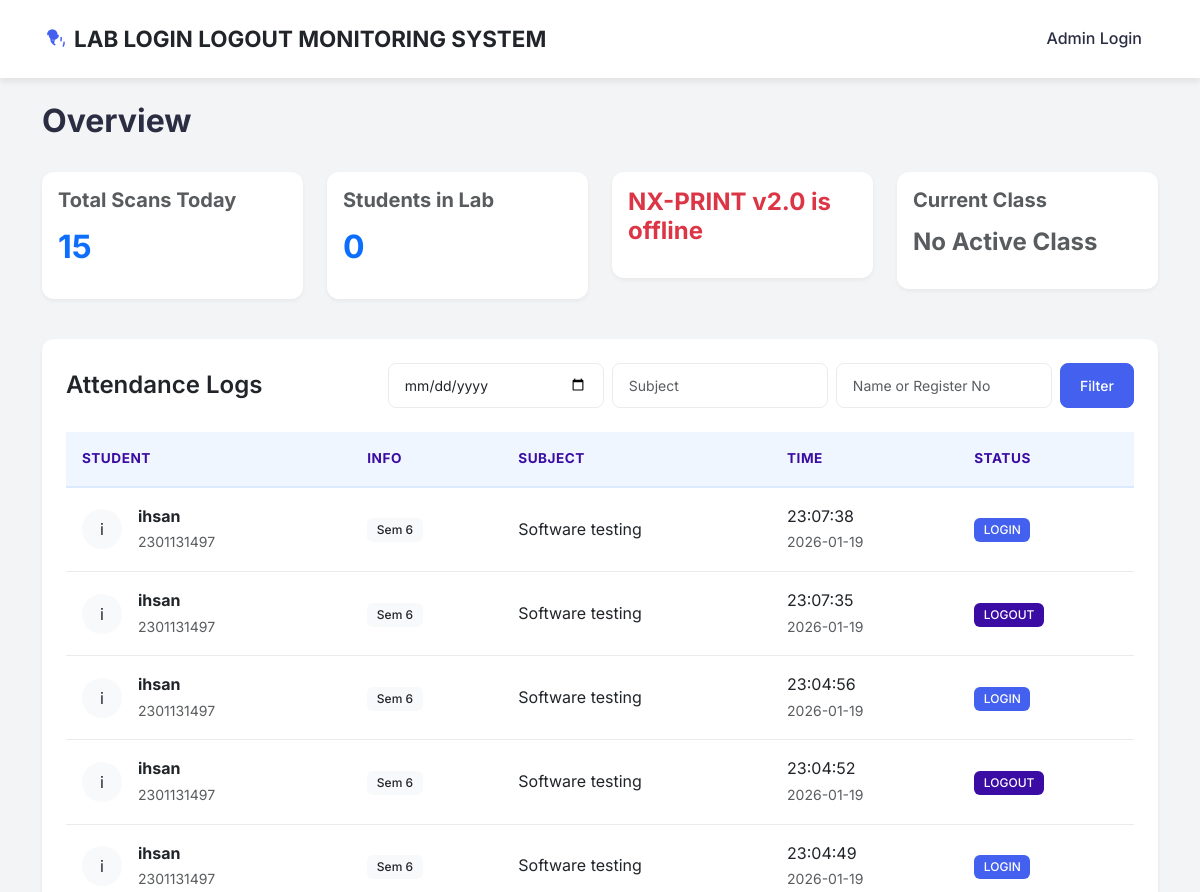
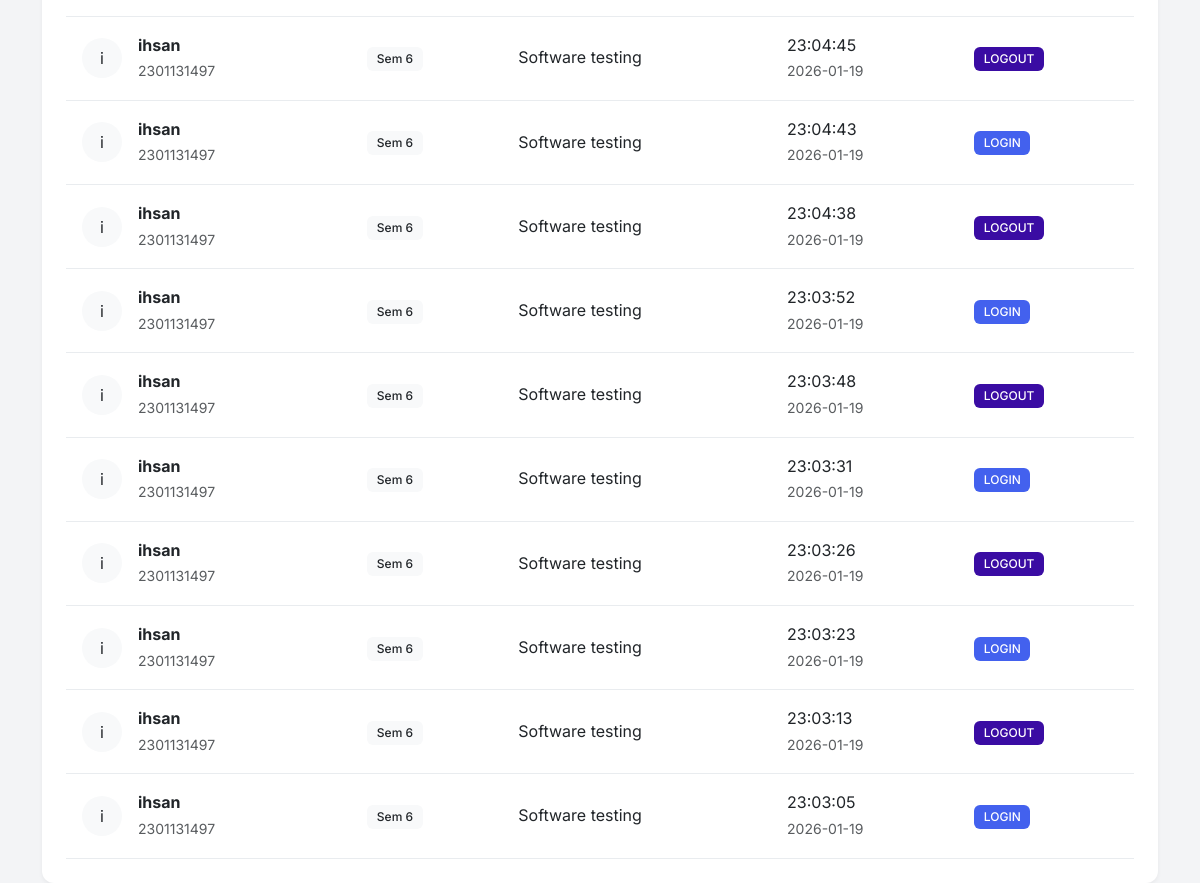
Page /dashboard on the earlier database version (2 pictures, top to bottom).
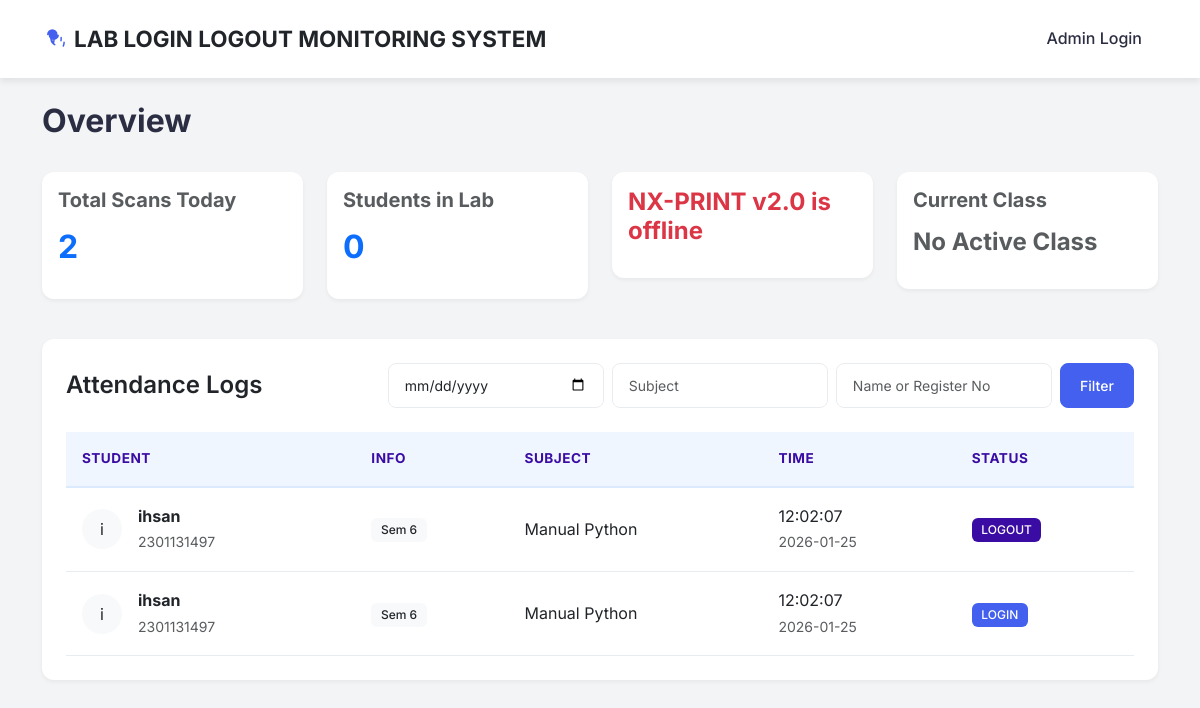
Same page on the later database version.
### database.py (models this page shows, shortened)
class Attendance(db.Model):
    id = db.Column(db.Integer, primary_key=True)
    student_id = db.Column(db.Integer, db.ForeignKey('student.id'), nullable=False)
    timestamp = db.Column(db.DateTime, default=datetime.now)
    status = db.Column(db.String(20), nullable=False) # LOGIN or LOGOUT
    subject = db.Column(db.String(100), nullable=False) # Subject name at time of scan
    student = db.relationship('Student', backref=db.backref('attendance_records', lazy=True, cascade="all, delete-orphan"))

class Student(db.Model):
    id = db.Column(db.Integer, primary_key=True)
    name = db.Column(db.String(100), nullable=False)
    roll_no = db.Column(db.String(20), unique=True, nullable=False)
    semester = db.Column(db.String(10), nullable=False, default="1") # Added Semantic
    fingerprint_id = db.Column(db.Integer, unique=True, nullable=False)

### app.py (the view, shortened to what this page needs)
@app.route('/dashboard')
def public_dashboard():
    date_filter = request.args.get('date')
    subject_filter = request.args.get('subject')
    search_query = request.args.get('search')
    query = Attendance.query.join(Student)
    if subject_filter:
        query = query.filter(Attendance.subject.ilike(f"%{subject_filter}%"))
    if not (date_filter or subject_filter or search_query):
        recent_logs = query.order_by(Attendance.timestamp.desc()).limit(50).all()
        latest_global = Attendance.query.order_by(Attendance.id.desc()).first()
        last_id = latest_global.id if latest_global else 0
    else:
        recent_logs = query.order_by(Attendance.timestamp.desc()).all()
        latest_global = Attendance.query.order_by(Attendance.id.desc()).first()
        last_id = latest_global.id if latest_global else 0
    active_count = get_active_student_count()
    current_classes = get_all_current_classes()
    return render_template('dashboard.html', logs=recent_logs, active_count=active_count, last_id=last_id, current_classes=current_classes)

### app.py (called while the page is built)
@app.context_processor
def inject_device_status():
    is_connected = (time.time() - last_heartbeat_time) < 5
    return dict(is_device_connected=is_connected, manual_class=manual_class_status)

def get_active_student_count():
    today_start = datetime.combine(date.today(), datetime.min.time())
    subquery = db.session.query(
        Attendance.student_id,
        func.max(Attendance.timestamp).label('max_time')
    ).filter(Attendance.timestamp >= today_start).group_by(Attendance.student_id).subquery()
    count = db.session.query(Attendance).join(
        subquery,
        (Attendance.student_id == subquery.c.student_id) &
        (Attendance.timestamp == subquery.c.max_time)
    ).filter(Attendance.status == 'LOGIN').count()
    return count
    return count

def get_all_current_classes():
    now = datetime.now()
    current_day = calendar.day_name[now.weekday()] # e.g., "Monday"
    current_time = now.strftime("%H:%M") # e.g., "09:30"
    classes = Timetable.query.filter(
        Timetable.day == current_day,
        Timetable.start_time <= current_time,
        Timetable.end_time >= current_time
    ).all()
    return classes

@app.context_processor
def inject_manual_status():
    return dict(manual_session=manual_session)

### templates/dashboard.html (shortened to what this page needs)
{% extends 'base.html' %}
{% block content %}
<div class="row mb-4">
    <div class="col-md-12">
        <div class="d-flex justify-content-between align-items-center mb-3">
            <h2>Overview</h2>
        </div>
        <div class="row">
            <div class="col-md-3">
                <div class="card p-3 mb-3">
                    <h5 class="text-muted">Total Scans Today</h5>
                    <h2 class="fw-bold text-primary">{{ logs|length }}</h2>
                </div>
            </div>
            <div class="col-md-3">
                <div class="card p-3 mb-3">
                    <h5 class="text-muted">Students in Lab</h5>
                    <h2 class="fw-bold text-primary">{{ active_count }}</h2>
                </div>
            </div>
            <div class="col-md-3">
                <div class="card p-3 mb-3 border-primary">
                    {% if is_device_connected %}
                    <div class="d-flex align-items-center justify-content-center">
                        <h4 class="fw-bold text-success mb-0" id="lcd-status">Online</h4>
                        <div class="fingerprint-wrapper" id="fingerprint-anim">
                            <i class="bi bi-fingerprint fingerprint-icon fingerprint-neutral"></i>
                            <i class="bi bi-x-circle-fill error-badge"></i>
                            <i class="bi bi-check-circle-fill success-badge"></i>
                        </div>
                    </div>
                    {% else %}
                    <h4 class="fw-bold text-danger" id="lcd-status">NX-PRINT v2.0 is offline</h4>
                    {% endif %}
                </div>
            </div>
            <div class="col-md-3">
                <div class="card p-3 mb-3">
                    <h5 class="text-muted">Current Class</h5>
                    {% if manual_session.active and manual_session.semester %}
                    <div class="alert alert-warning p-2 mb-2">
                        <i class="bi bi-exclamation-triangle-fill"></i> Manual Override
                    </div>
                    <div class="mb-1 border-bottom pb-1">
                        <h6 class="fw-bold text-primary mb-0" style="font-size: 1rem;">{{ manual_session.subject }}</h6>
                        <small class="text-muted" style="font-size: 0.8rem;">Sem {{ manual_session.semester }} | {{
                            manual_session.lab_name }}</small>
                    </div>
                    {% else %}
                    <h4 class="fw-bold text-muted">No Active Class</h4>
                    {% endif %}
                </div>
            </div>
        </div>
    </div>
</div>
<div class="row">
    <div class="col-md-12">
        <div class="card p-4">
            <div class="d-flex justify-content-between align-items-center mb-4">
                <h4 class="card-title mb-0">Attendance Logs</h4>
                <form method="GET" action="{{ url_for('public_dashboard') }}" class="d-flex gap-2">
                    <input type="date" class="form-control form-control-sm" name="date"
                        value="{{ request.args.get('date', '') }}" placeholder="Date">
                    <input type="text" class="form-control form-control-sm" name="subject"
                        value="{{ request.args.get('subject', '') }}" placeholder="Subject">
                    <input type="text" class="form-control form-control-sm" name="search"
                        value="{{ request.args.get('search', '') }}" placeholder="Name or Register No">
                    <button type="submit" class="btn btn-primary btn-sm">Filter</button>
                </form>
            </div>
            <div class="table-responsive">
                <table class="table table-hover align-middle">
                    <thead>
                        <tr>
                            <th>Student</th>
                            <th>Info</th>
                            <th>Subject</th>
                            <th>Time</th>
                            <th>Status</th>
                        </tr>
                    </thead>
                    <tbody>
                        {% for log in logs %}
                        <tr>
                            <td>
                                <div class="d-flex align-items-center">
                                    <div class="avatar bg-light rounded-circle p-2 me-3 text-center"
                                        style="width: 40px; height: 40px;">
                                        {{ log.student.name[0] }}
                                    </div>
                                    <div>
                                        <div class="fw-bold">{{ log.student.name }}</div>
                                        <small class="text-muted">{{ log.student.roll_no }}</small>
                                    </div>
                                </div>
                            </td>
                            <td><span class="badge bg-light text-dark">Sem {{ log.student.semester }}</span></td>
                            <td>{{ log.subject }}</td>
                            <td>{{ log.timestamp.strftime('%H:%M:%S') }} <br> <small class="text-muted">{{
                                    log.timestamp.strftime('%Y-%m-%d') }}</small></td>
                            <td>
                                {% if log.status == 'LOGIN' %}
                                <span class="badge" style="background-color: var(--primary); color: white;">LOGIN</span>
                                {% else %}
                                <span class="badge"
                                    style="background-color: var(--primary-dark); color: white;">LOGOUT</span>
                                {% endif %}
                            </td>
                        </tr>
                        {% else %}
                        <tr>
                            <td colspan="5" class="text-center text-muted py-4">No recent attendance records found.</td>
                        </tr>
                        {% endfor %}
                    </tbody>
                </table>
            </div>
        </div>
    </div>
</div>
{% endblock %}

### templates/base.html (shortened to what this page needs)
<!DOCTYPE html>
<html lang="en">
<head>
    <link href="https://cdn.jsdelivr.net/npm/bootstrap@5.3.0/dist/css/bootstrap.min.css" rel="stylesheet">
    <link href="{{ url_for('static', filename='css/style.css') }}?v=1.1" rel="stylesheet">
    <link href="{{ url_for('static', filename='css/fingerprint.css') }}?v=1.1" rel="stylesheet">
    <link rel="stylesheet" href="https://cdn.jsdelivr.net/npm/bootstrap-icons@1.7.2/font/bootstrap-icons.css">
</head>
<body>
    <nav class="navbar navbar-expand-lg navbar-light sticky-top mb-4">
        <div class="container">
            <a class="navbar-brand" href="{{ url_for('public_dashboard') }}">
                {% if is_device_connected %}
                <span class="text-primary fw-bold">NX-PRINT v2.0</span>
                {% else %}
                <span class="text-dark fw-bold">LAB LOGIN LOGOUT MONITORING SYSTEM</span>
                {% endif %}
            </a>
            <div class="collapse navbar-collapse" id="navbarNav">
                <ul class="navbar-nav ms-auto">
                    <li class="nav-item">
                        {% if current_user.is_authenticated %}
                        <a class="nav-link text-danger" href="{{ url_for('logout') }}"><i
                                class="bi bi-box-arrow-right"></i> Logout</a>
                        {% else %}
                        <a class="nav-link" href="{{ url_for('login') }}">Admin Login</a>
                        {% endif %}
                    </li>
                </ul>
            </div>
        </div>
    </nav>
    <div class="container">
        {% block content %}{% endblock %}
    </div>
</body>
</html>

### static/css/style.css (style rules this page uses)
:root { --primary: #4361ee; --primary-dark: #3a0ca3; --secondary: #4cc9f0; --success: #2ec4b6; --warning: #ffbe0b; --danger: #e63946; --dark: #2b2d42; --light: #f8f9fa; --surface: #ffffff; --border: #e9ecef; --text-main: #2b2d42; --text-muted: #8d99ae; --shadow-sm: 0 2px 4px rgba(0, 0, 0, 0.05); --shadow-md: 0 4px 6px rgba(0, 0, 0, 0.07); --shadow-lg: 0 10px 15px rgba(0, 0, 0, 0.1); --radius: 12px; }
body { font-family: 'Inter', system-ui, -apple-system, sans-serif; color: var(--text-main); background-color: #f3f4f6; line-height: 1.6; }
h1, h2, h3, h4, h5, h6 { font-weight: 700; color: var(--dark); margin-bottom: 1rem; }
.card { background: var(--surface); border: none; border-radius: var(--radius); box-shadow: var(--shadow-sm); transition: transform 0.2s ease, box-shadow 0.2s ease; overflow: hidden; }
.card-title { font-weight: 600; margin-bottom: 0.5rem; }
.btn { padding: 0.6rem 1.2rem; font-weight: 500; border-radius: 8px; transition: all 0.2s; }
.btn-primary { background-color: var(--primary); border-color: var(--primary); }
.navbar { background: var(--surface) !important; box-shadow: var(--shadow-md); padding: 1rem 0; }
.navbar-brand { font-weight: 800; color: var(--primary) !important; font-size: 1.4rem; display: flex; align-items: center; }
.nav-link { font-weight: 500; color: var(--text-main) !important; margin: 0 0.5rem; transition: color 0.2s; }
.table { margin-bottom: 0; }
.table thead th { background-color: #eff6ff; border-bottom: 2px solid #dbeafe; color: var(--primary-dark); font-size: 0.85rem; text-transform: uppercase; letter-spacing: 0.5px; font-weight: 700; padding: 1rem; }
.table tbody td { padding: 1rem; vertical-align: middle; border-bottom: 1px solid var(--border); }
.form-control, .form-select { border-radius: 8px; border: 1px solid var(--border); padding: 0.7rem 1rem; box-shadow: none; transition: border-color 0.2s; }
.badge { padding: 0.5em 0.8em; font-weight: 500; border-radius: 6px; }

### templates/base.html (style rules this page uses)
body { animation: fadeIn 0.6s ease-out; }

Differences in the rows shown:
removed Attendance: student "i", student.name "ihsan", student.roll_no "2301131497", student.semester "6", subject "Software testing", timestamp "23:07:38", timestamp "2026-01-19", status "LOGIN"
removed Attendance: student "i", student.name "ihsan", student.roll_no "2301131497", student.semester "6", subject "Software testing", timestamp "23:07:35", timestamp "2026-01-19", status "LOGOUT"
removed Attendance: student "i", student.name "ihsan", student.roll_no "2301131497", student.semester "6", subject "Software testing", timestamp "23:04:56", timestamp "2026-01-19", status "LOGIN"
removed Attendance: student "i", student.name "ihsan", student.roll_no "2301131497", student.semester "6", subject "Software testing", timestamp "23:04:52", timestamp "2026-01-19", status "LOGOUT"
removed Attendance: student "i", student.name "ihsan", student.roll_no "2301131497", student.semester "6", subject "Software testing", timestamp "23:04:49", timestamp "2026-01-19", status "LOGIN"
removed Attendance: student "i", student.name "ihsan", student.roll_no "2301131497", student.semester "6", subject "Software testing", timestamp "23:04:45", timestamp "2026-01-19", status "LOGOUT"
removed Attendance: student "i", student.name "ihsan", student.roll_no "2301131497", student.semester "6", subject "Software testing", timestamp "23:04:43", timestamp "2026-01-19", status "LOGIN"
removed Attendance: student "i", student.name "ihsan", student.roll_no "2301131497", student.semester "6", subject "Software testing", timestamp "23:04:38", timestamp "2026-01-19", status "LOGOUT"
removed Attendance: student "i", student.name "ihsan", student.roll_no "2301131497", student.semester "6", subject "Software testing", timestamp "23:03:52", timestamp "2026-01-19", status "LOGIN"
removed Attendance: student "i", student.name "ihsan", student.roll_no "2301131497", student.semester "6", subject "Software testing", timestamp "23:03:48", timestamp "2026-01-19", status "LOGOUT"
removed Attendance: student "i", student.name "ihsan", student.roll_no "2301131497", student.semester "6", subject "Software testing", timestamp "23:03:31", timestamp "2026-01-19", status "LOGIN"
removed Attendance: student "i", student.name "ihsan", student.roll_no "2301131497", student.semester "6", subject "Software testing", timestamp "23:03:26", timestamp "2026-01-19", status "LOGOUT"
removed Attendance: student "i", student.name "ihsan", student.roll_no "2301131497", student.semester "6", subject "Software testing", timestamp "23:03:23", timestamp "2026-01-19", status "LOGIN"
changed Attendance (number 1 of 2 on the later page): subject "Software testing" → "Manual Python"; timestamp "23:03:13" → "12:02:07"; timestamp "2026-01-19" → "2026-01-25"
changed Attendance (number 2 of 2 on the later page): subject "Software testing" → "Manual Python"; timestamp "23:03:05" → "12:02:07"; timestamp "2026-01-19" → "2026-01-25"
Other differences:
{{ logs|length }}: "15" → "2"
